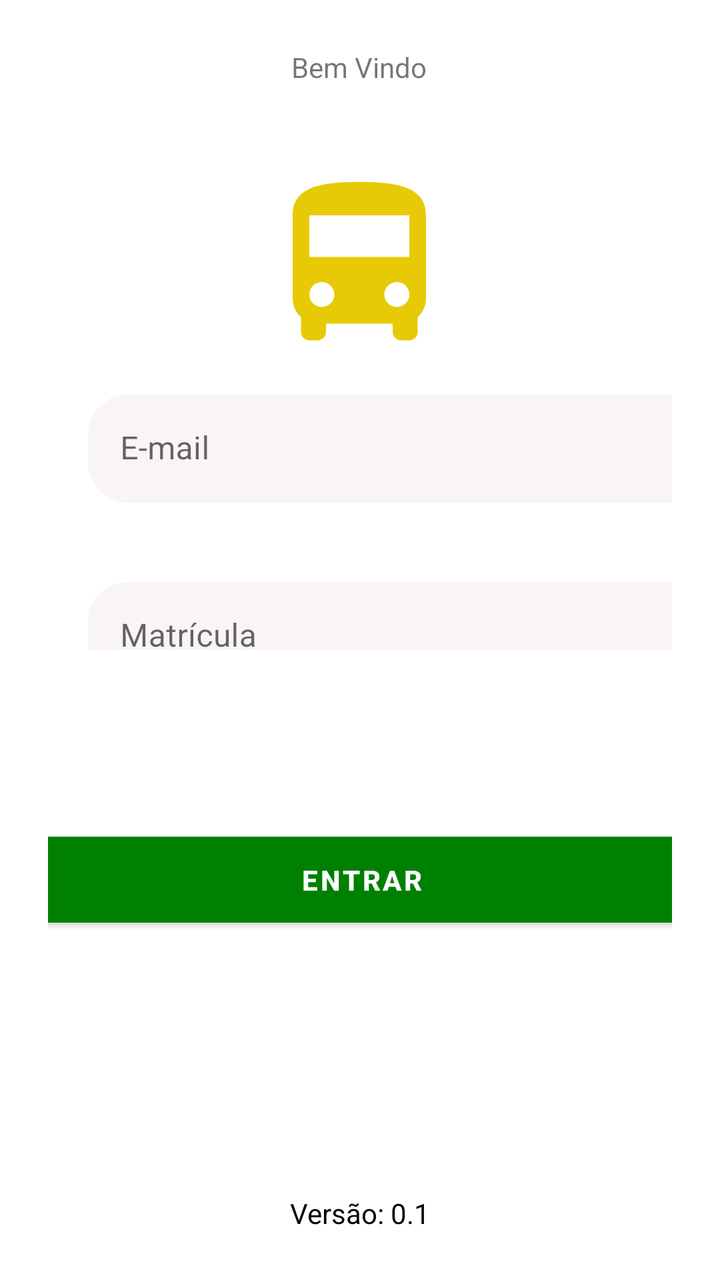
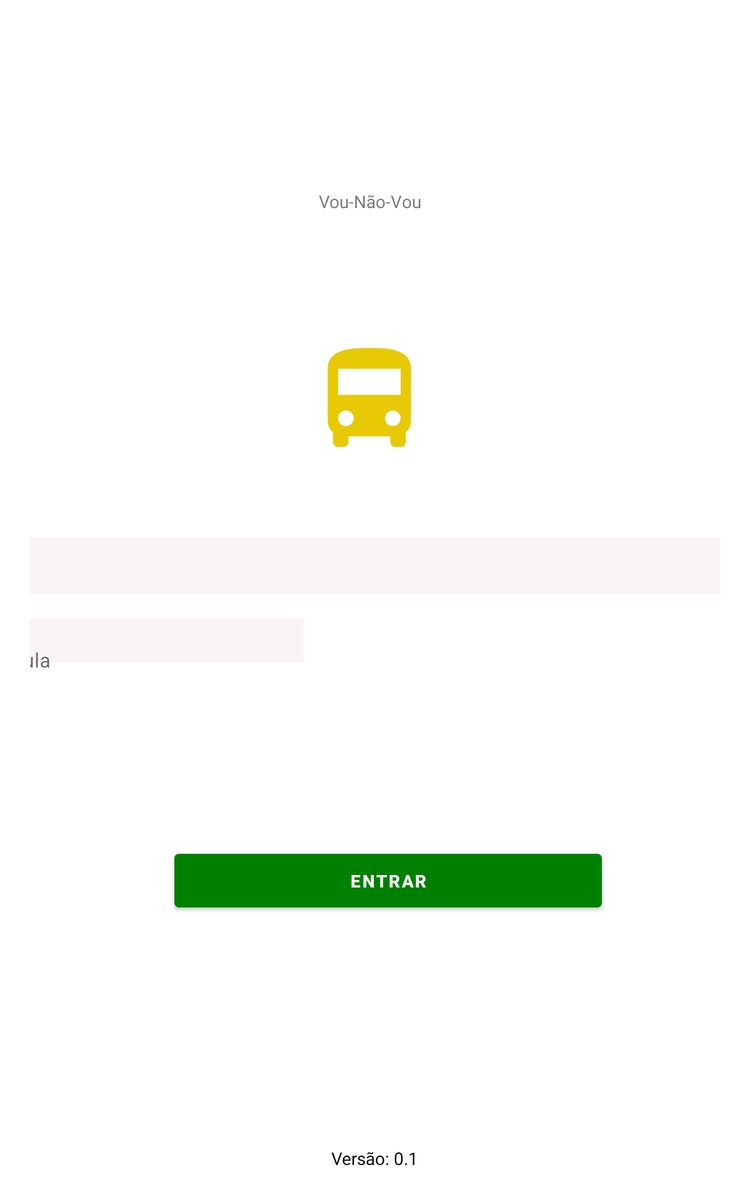

First picture: res/layout/ on a phone held upright. Second picture: the repository's own variant of that layout, on a device whose configuration matches the variant's folder. Source for both follows.
<!-- AndroidManifest.xml: application theme Theme.Vounaovouapp -->
<!-- res/layout/activity_main.xml -->
<?xml version="1.0" encoding="utf-8"?>
<androidx.constraintlayout.widget.ConstraintLayout xmlns:android="http://schemas.android.com/apk/res/android"
    xmlns:app="http://schemas.android.com/apk/res-auto"
    xmlns:tools="http://schemas.android.com/tools"
    android:layout_width="match_parent"
    android:layout_height="match_parent"
    android:padding="24dp"
    tools:context=".MainActivity">

    <ImageView
        android:id="@+id/img_logo"
        android:layout_width="100dp"
        android:layout_height="100dp"
        android:layout_marginBottom="16dp"
        app:layout_constraintBottom_toBottomOf="parent"
        app:layout_constraintHorizontal_bias="0.498"
        app:layout_constraintLeft_toLeftOf="parent"
        app:layout_constraintRight_toRightOf="parent"
        app:layout_constraintTop_toTopOf="parent"
        app:layout_constraintVertical_bias="0.123"
        app:srcCompat="@drawable/ic_logo_amarela" />

    <TextView
        android:id="@+id/title"
        android:layout_width="wrap_content"
        android:layout_height="wrap_content"
        android:layout_gravity="center_horizontal"
        android:text="Bem Vindo"
        app:layout_constraintHorizontal_bias="0.498"
        app:layout_constraintLeft_toLeftOf="parent"
        app:layout_constraintRight_toRightOf="parent"
        app:layout_constraintTop_toTopOf="parent" />

    <com.google.android.material.textfield.TextInputLayout
        android:id="@+id/textInputLayout2"
        android:layout_width="362dp"
        android:layout_height="129dp"
        android:paddingLeft="20dp"
        android:paddingRight="20dp"
        android:paddingBottom="45dp"
        app:boxStrokeWidth="0dp"
        app:layout_constraintBottom_toBottomOf="parent"
        app:layout_constraintHorizontal_bias="0.0"
        app:layout_constraintLeft_toLeftOf="parent"
        app:layout_constraintRight_toRightOf="parent"
        app:layout_constraintTop_toTopOf="parent"
        app:layout_constraintVertical_bias="0.331"
        tools:ignore="MissingConstraints">

        <com.google.android.material.textfield.TextInputEditText
            android:layout_width="323dp"
            android:layout_height="54dp"
            android:layout_marginTop="20dp"
            android:background="@drawable/input_radius"
            android:hint="E-mail" />
    </com.google.android.material.textfield.TextInputLayout>

    <com.google.android.material.textfield.TextInputLayout
        android:id="@+id/textInputLayout"
        android:layout_width="366dp"
        android:layout_height="104dp"
        android:paddingLeft="20dp"
        android:paddingRight="20dp"
        android:paddingBottom="70dp"
        app:boxStrokeWidth="0dp"
        app:layout_constraintBottom_toBottomOf="parent"
        app:layout_constraintHorizontal_bias="0.0"
        app:layout_constraintLeft_toLeftOf="parent"
        app:layout_constraintRight_toRightOf="parent"
        app:layout_constraintTop_toTopOf="parent"
        app:layout_constraintVertical_bias="0.547"
        tools:ignore="MissingConstraints">


        <com.google.android.material.textfield.TextInputEditText
            android:layout_width="323dp"
            android:layout_height="54dp"
            android:background="@drawable/input_radius"
            android:hint="Matrícula" />
    </com.google.android.material.textfield.TextInputLayout>

    <Button
        android:id="@+id/button"
        android:layout_width="342dp"
        android:layout_height="55dp"
        android:backgroundTint="#008000"
        android:text="Entrar"
        android:textColor="#ffffff"
        android:textStyle="bold"
        app:layout_constraintBottom_toBottomOf="parent"
        app:layout_constraintHorizontal_bias="0.492"
        app:layout_constraintLeft_toLeftOf="parent"
        app:layout_constraintRight_toRightOf="parent"
        app:layout_constraintTop_toTopOf="parent"
        app:layout_constraintVertical_bias="0.723"
        tools:ignore="MissingConstraints" />

    <TextView
       android:id="@+id/version_app"
       android:layout_width="wrap_content"
       android:layout_height="wrap_content"
       android:layout_gravity="center"
       android:text="Versão: 0.1"
       android:textColor="@color/black"
       app:layout_constraintBottom_toBottomOf="parent"
       app:layout_constraintLeft_toLeftOf="parent"
       app:layout_constraintRight_toRightOf="parent" />


</androidx.constraintlayout.widget.ConstraintLayout>
<!-- resources referenced by this layout -->
<resources>
  <color name="black">#FF000000</color>
  <!-- drawable ic_logo_amarela (drawable) -->
  <vector android:height="64dp" android:tint="#E7CA05"
      android:viewportHeight="24" android:viewportWidth="24"
      android:width="64dp" xmlns:android="http://schemas.android.com/apk/res/android">
      <path android:fillColor="@android:color/white" android:pathData="M4,16c0,0.88 0.39,1.67 1,2.22L5,20c0,0.55 0.45,1 1,1h1c0.55,0 1,-0.45 1,-1v-1h8v1c0,0.55 0.45,1 1,1h1c0.55,0 1,-0.45 1,-1v-1.78c0.61,-0.55 1,-1.34 1,-2.22L20,6c0,-3.5 -3.58,-4 -8,-4s-8,0.5 -8,4v10zM7.5,17c-0.83,0 -1.5,-0.67 -1.5,-1.5S6.67,14 7.5,14s1.5,0.67 1.5,1.5S8.33,17 7.5,17zM16.5,17c-0.83,0 -1.5,-0.67 -1.5,-1.5s0.67,-1.5 1.5,-1.5 1.5,0.67 1.5,1.5 -0.67,1.5 -1.5,1.5zM18,11L6,11L6,6h12v5z"/>
  </vector>
  <!-- drawable input_radius (drawable) -->
  <?xml version="1.0" encoding="utf-8"?>
  <shape xmlns:android="http://schemas.android.com/apk/res/android">
  <corners android:radius="20dp"/>
      <solid android:color="#FAF5F5"/>
  </shape>
  <style name="Theme.Vounaovouapp" parent="Theme.MaterialComponents.DayNight.DarkActionBar">
          
          
          <item name="colorOnPrimary">@color/white</item>
  
          
          
          
          <item name="colorOnSecondary">@color/black</item>
          
          <item name="android:statusBarColor" tools:targetApi="l">?attr/colorPrimaryVariant</item>
          
      </style>
  <color name="white">#FFFFFFFF</color>
</resources>
<!-- res/layout-sw600dp/activity_main.xml (the repository's variant of the layout above) -->
<!-- drawn on a 7-inch tablet held upright -->
<?xml version="1.0" encoding="utf-8"?>
<androidx.constraintlayout.widget.ConstraintLayout xmlns:android="http://schemas.android.com/apk/res/android"
    xmlns:app="http://schemas.android.com/apk/res-auto"
    xmlns:tools="http://schemas.android.com/tools"
    android:layout_width="match_parent"
    android:layout_height="match_parent"
    android:padding="24dp"
    tools:context=".MainActivity">

    <ImageView
        android:id="@+id/img_logo"
        android:layout_width="100dp"
        android:layout_height="100dp"
        android:layout_marginBottom="16dp"
        app:layout_constraintBottom_toBottomOf="parent"
        app:layout_constraintHorizontal_bias="0.49"
        app:layout_constraintLeft_toLeftOf="parent"
        app:layout_constraintRight_toRightOf="parent"
        app:layout_constraintTop_toTopOf="parent"
        app:layout_constraintVertical_bias="0.309"
        app:srcCompat="@drawable/ic_logo_amarela" />

    <TextView
        android:id="@+id/title"
        android:layout_width="wrap_content"
        android:layout_height="wrap_content"
        android:layout_gravity="center_horizontal"
        android:text="Vou-Não-Vou"
        app:layout_constraintBottom_toBottomOf="parent"
        app:layout_constraintHorizontal_bias="0.492"
        app:layout_constraintLeft_toLeftOf="parent"
        app:layout_constraintRight_toRightOf="parent"
        app:layout_constraintTop_toTopOf="parent"
        app:layout_constraintVertical_bias="0.143" />

    <com.google.android.material.textfield.TextInputLayout
        android:id="@+id/textInputLayout2"
        android:layout_width="713dp"
        android:layout_height="111dp"
        android:paddingLeft="20dp"
        android:paddingRight="20dp"
        android:paddingBottom="45dp"
        app:boxStrokeWidth="0dp"
        app:layout_constraintBottom_toBottomOf="parent"
        app:layout_constraintHorizontal_bias="0.582"
        app:layout_constraintLeft_toLeftOf="parent"
        app:layout_constraintRight_toRightOf="parent"
        app:layout_constraintTop_toTopOf="parent"
        app:layout_constraintVertical_bias="0.481"
        tools:ignore="MissingConstraints">

        <com.google.android.material.textfield.TextInputEditText
            android:layout_width="match_parent"
            android:layout_height="81dp"
            android:layout_marginTop="20dp"
            android:background="#FAF5F5"
            android:hint="E-mail" />
    </com.google.android.material.textfield.TextInputLayout>

    <com.google.android.material.textfield.TextInputLayout
        android:id="@+id/textInputLayout"
        android:layout_width="711dp"
        android:layout_height="106dp"
        android:paddingLeft="20dp"
        android:paddingRight="20dp"
        android:paddingBottom="70dp"
        app:boxStrokeWidth="0dp"
        app:layout_constraintBottom_toBottomOf="parent"
        app:layout_constraintHorizontal_bias="0.558"
        app:layout_constraintLeft_toLeftOf="parent"
        app:layout_constraintRight_toRightOf="parent"
        app:layout_constraintTop_toTopOf="parent"
        app:layout_constraintVertical_bias="0.584"
        tools:ignore="MissingConstraints">


        <com.google.android.material.textfield.TextInputEditText
            android:layout_width="287dp"
            android:layout_height="69dp"
            android:background="#FAF5F5"
            android:hint="Matrícula" />
    </com.google.android.material.textfield.TextInputLayout>

    <Button
        android:id="@+id/button"
        android:layout_width="342dp"
        android:layout_height="55dp"
        android:backgroundTint="#008000"
        android:text="Entrar"
        android:textColor="#ffffff"
        android:textStyle="bold"
        app:layout_constraintBottom_toBottomOf="parent"
        app:layout_constraintHorizontal_bias="0.551"
        app:layout_constraintLeft_toLeftOf="parent"
        app:layout_constraintRight_toRightOf="parent"
        app:layout_constraintTop_toTopOf="parent"
        app:layout_constraintVertical_bias="0.762"
        tools:ignore="MissingConstraints" />

    <TextView
       android:id="@+id/version_app"
       android:layout_width="wrap_content"
       android:layout_height="wrap_content"
       android:layout_gravity="center"
       android:text="Versão: 0.1"
       android:textColor="@color/black"
       app:layout_constraintBottom_toBottomOf="parent"
       app:layout_constraintLeft_toLeftOf="parent"
       app:layout_constraintRight_toRightOf="parent" />


</androidx.constraintlayout.widget.ConstraintLayout>
<!-- resources referenced by the variant -->
<!-- as a 7-inch tablet held upright resolves them -->
<resources>
  <color name="black">#FF000000</color>
  <!-- drawable ic_logo_amarela (drawable) -->
  <vector android:height="64dp" android:tint="#E7CA05"
      android:viewportHeight="24" android:viewportWidth="24"
      android:width="64dp" xmlns:android="http://schemas.android.com/apk/res/android">
      <path android:fillColor="@android:color/white" android:pathData="M4,16c0,0.88 0.39,1.67 1,2.22L5,20c0,0.55 0.45,1 1,1h1c0.55,0 1,-0.45 1,-1v-1h8v1c0,0.55 0.45,1 1,1h1c0.55,0 1,-0.45 1,-1v-1.78c0.61,-0.55 1,-1.34 1,-2.22L20,6c0,-3.5 -3.58,-4 -8,-4s-8,0.5 -8,4v10zM7.5,17c-0.83,0 -1.5,-0.67 -1.5,-1.5S6.67,14 7.5,14s1.5,0.67 1.5,1.5S8.33,17 7.5,17zM16.5,17c-0.83,0 -1.5,-0.67 -1.5,-1.5s0.67,-1.5 1.5,-1.5 1.5,0.67 1.5,1.5 -0.67,1.5 -1.5,1.5zM18,11L6,11L6,6h12v5z"/>
  </vector>
  <style name="Theme.Vounaovouapp" parent="Theme.MaterialComponents.DayNight.DarkActionBar">
          
          
          <item name="colorOnPrimary">@color/white</item>
  
          
          
          
          <item name="colorOnSecondary">@color/black</item>
          
          <item name="android:statusBarColor" tools:targetApi="l">?attr/colorPrimaryVariant</item>
          
      </style>
  <color name="white">#FFFFFFFF</color>
</resources>
